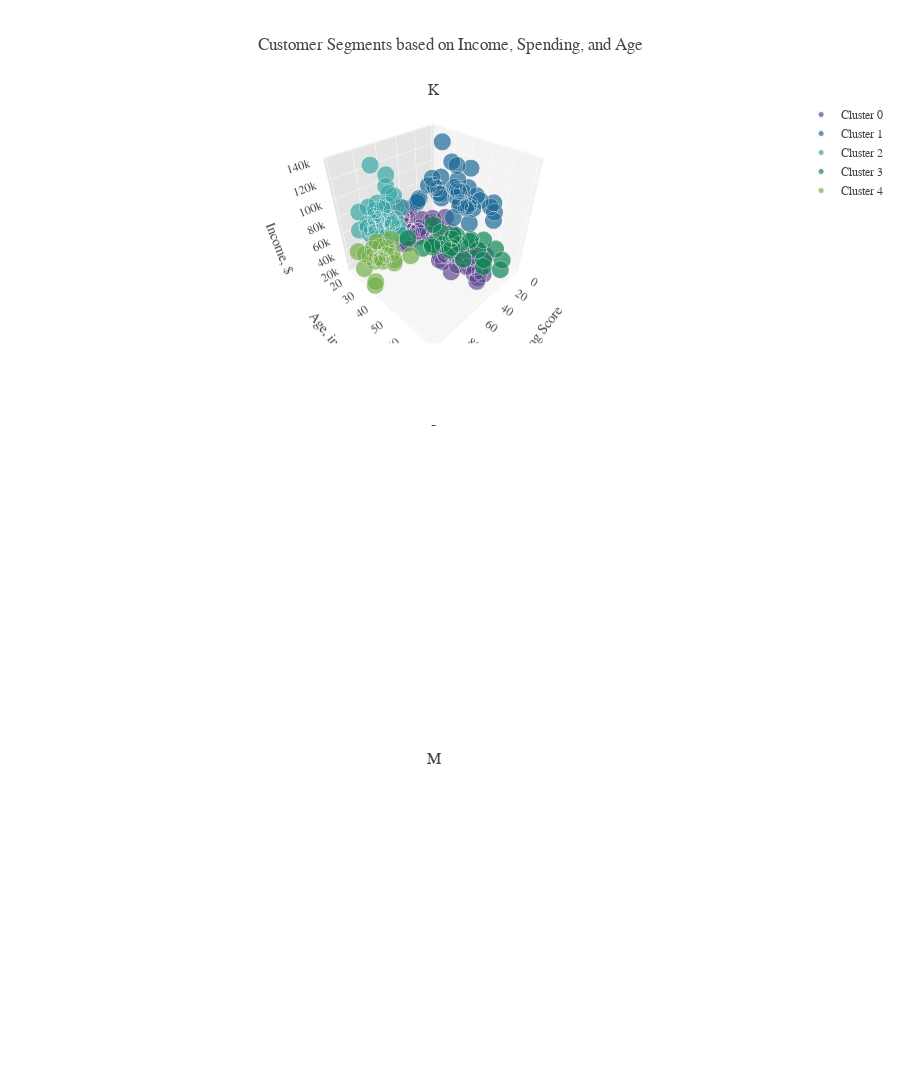

Notebook source saved alongside this figure:
### Markdown cell above
## <b><span style='color:#4F9898'>Summary of K-Means Clustering</span></b>

The K-Means model segments the data into distinct clusters based on customer's spending and income. Cluster 0 in the center of the graph consists of customers with average spending scores, between 35-61, and incomes between \\$40,000 and $71,000. The two clusters on the left, Clusters 1 and 3, both identify customers with lower spending scores that are below 40 and subdivides the groups according to their income. In contrast, Clusters 2 and 4 consist of customers with higher spending scores, above 61, and are further partitioned based on their income.

### Code cell
# Initializing figure with 3 3D subplots
fig = make_subplots(rows=3, cols=1,
                    vertical_spacing=0.1,
                    specs=[[{'type': 'scatter3d'}],
                           [{'type': 'scatter3d'}], 
                           [{'type': 'scatter3d'}]],
                     subplot_titles=("K-Means Clustering with 5 clusters")
                   )

# Adding clusters to scatterplots 
plot_km['K-Means Cluster'] = plot_km['K-Means Cluster'].astype(int)
plot_km=plot_km.sort_values(by='K-Means Cluster')
for i in range(0,5):
    fig.add_trace(go.Scatter3d(x = plot_km[plot_km['K-Means Cluster'] == i]['Spending Score'],
                               y = plot_km[plot_km['K-Means Cluster'] == i]['Age'],
                               z = plot_km[plot_km['K-Means Cluster'] == i]['Annual Income'],                        
                               mode = 'markers', marker=dict(
                                   size=6,  
                                   color = px.colors.qualitative.Prism[i],
                                   line_width = 1,
                                   line_color='#F7F7F7',
                                   opacity=0.7),
                               name = str('Cluster '+str(i)), legendgroup = 1),
                 row=1, col=1)



fig.update_traces(hovertemplate='Customer Spending Score: %{x}<br>Income: $%{z}<br>Age: %{y}')
fig.update_layout(title="Customer Segments based on Income, Spending, and Age",
                  template=temp, height=1800, legend_tracegroupgap = 500,
                  scene=dict(aspectmode='cube',
                             xaxis = dict(title='Spending Score', 
                                          backgroundcolor="#F3F3F3",
                                          gridcolor="white",
                                          showbackground=True,
                                          zerolinecolor="white",),
                             yaxis = dict(title='Age, in years',
                                          backgroundcolor="#E4E4E4",
                                          gridcolor="white",
                                          showbackground=True,
                                          zerolinecolor="white"),
                             zaxis = dict(title='Income, $', 
                                          ticksuffix='k',
                                          backgroundcolor="#F6F6F6",
                                          gridcolor="white",
                                          showbackground=True,
                                          zerolinecolor="white"))
                  )
fig.show()

### Figure 1 — Plotly figure (JSON) as saved in the notebook; plotly's stock layout.template omitted (floating-point values rounded to 4 significant figures)
{"data": [{"hovertemplate": "Customer Spending Score: %{x}<br>Income: $%{z}<br>Age: %{y}", "legendgroup": "1", "marker": {"color": "rgb(95, 70, 144)", "line": {"color": "#F7F7F7", "width": 1}, "opacity": 0.7, "size": 6}, "mode": "markers", "name": "Cluster 0", "scene": "scene", "type": "scatter3d", "x": [49, 47, 50, 42, 41, 48, 59, 55, 42, 56, 50, 43, 48, 52, 54, 42, 46, 42, 48, 52, 56, 46, 54, 51, 46, 50, 41, 45, 42, 60, 60, 52, 42, 42, 47, 55, 61, 55, 50, 46, 59, 54, 53, 48, 52, 42, 51, 43, 41, 44, 57, 46, 58, 55, 60, 46, 55, 41, 47, 56, 55, 55, 49, 57, 56, 40, 58, 35, 52, 40, 43, 49, 51, 59, 50, 48, 59, 47, 59], "y": [20, 47, 27, 48, 23, 49, 67, 26, 32, 49, 66, 68, 66, 65, 19, 38, 19, 21, 18, 67, 70, 53, 31, 27, 69, 51, 47, 50, 47, 59, 33, 49, 31, 29, 27, 50, 31, 19, 19, 54, 49, 26, 45, 40, 23, 49, 57, 63, 67, 46, 21, 48, 55, 22, 34, 50, 68, 18, 59, 60, 38, 70, 60, 50, 27, 38, 40, 43, 24, 40, 51, 48, 63, 18, 43, 68, 19, 32, 54], "z": [61, 60, 60, 61, 62, 62, 62, 62, 60, 62, 63, 63, 63, 63, 63, 64, 64, 62, 65, 47, 46, 46, 43, 46, 44, 44, 43, 43, 49, 43, 42, 42, 40, 40, 40, 40, 39, 46, 65, 63, 65, 54, 54, 54, 54, 54, 54, 65, 54, 54, 54, 54, 57, 57, 58, 58, 59, 59, 54, 50, 54, 49, 50, 67, 67, 67, 69, 71, 60, 60, 67, 60, 48, 48, 48, 48, 48, 48, 47]}, {"hovertemplate": "Customer Spending Score: %{x}<br>Income: $%{z}<br>Age: %{y}", "legendgroup": "1", "marker": {"color": "rgb(29, 105, 150)", "line": {"color": "#F7F7F7", "width": 1}, "opacity": 0.7, "size": 6}, "mode": "markers", "name": "Cluster 1", "scene": "scene", "type": "scatter3d", "x": [10, 7, 15, 13, 12, 16, 1, 1, 27, 5, 26, 20, 40, 18, 10, 13, 35, 36, 29, 5, 14, 5, 8, 23, 17, 15, 16, 32, 39, 28, 9, 20, 11, 17, 34, 22, 24], "y": [19, 44, 58, 52, 25, 47, 37, 34, 36, 19, 50, 42, 28, 32, 36, 40, 56, 48, 23, 20, 59, 57, 33, 34, 41, 46, 47, 37, 41, 45, 47, 44, 59, 43, 25, 34, 54], "z": [74, 73, 88, 88, 77, 78, 78, 78, 87, 81, 85, 86, 76, 137, 87, 87, 79, 77, 70, 73, 93, 75, 113, 103, 103, 98, 120, 97, 99, 126, 71, 78, 71, 78, 72, 78, 101]}, {"hovertemplate": "Customer Spending Score: %{x}<br>Income: $%{z}<br>Age: %{y}", "legendgroup": "1", "marker": {"color": "rgb(56, 166, 165)", "line": {"color": "#F7F7F7", "width": 1}, "opacity": 0.7, "size": 6}, "mode": "markers", "name": "Cluster 2", "scene": "scene", "type": "scatter3d", "x": [83, 97, 85, 63, 74, 75, 69, 93, 72, 91, 95, 77, 71, 88, 73, 95, 75, 87, 91, 75, 79, 68, 69, 97, 75, 90, 74, 78, 92, 89, 90, 86, 83, 88, 93, 88, 76, 86, 73], "y": [30, 30, 36, 32, 32, 36, 32, 32, 35, 39, 40, 31, 31, 29, 32, 33, 39, 32, 38, 38, 35, 28, 27, 28, 28, 35, 32, 30, 36, 27, 34, 32, 29, 39, 31, 29, 38, 30, 30], "z": [137, 99, 103, 87, 126, 85, 103, 75, 74, 69, 71, 70, 72, 73, 73, 86, 71, 76, 113, 71, 120, 101, 88, 77, 87, 93, 77, 78, 87, 78, 78, 97, 79, 78, 81, 98, 78, 88, 78]}, {"hovertemplate": "Customer Spending Score: %{x}<br>Income: $%{z}<br>Age: %{y}", "legendgroup": "1", "marker": {"color": "rgb(15, 133, 84)", "line": {"color": "#F7F7F7", "width": 1}, "opacity": 0.7, "size": 6}, "mode": "markers", "name": "Cluster 3", "scene": "scene", "type": "scatter3d", "x": [31, 39, 4, 28, 26, 35, 17, 14, 4, 36, 6, 13, 3, 14, 15, 6, 35, 35, 5, 14, 32, 29, 40], "y": [40, 19, 60, 49, 36, 65, 42, 49, 53, 48, 20, 37, 64, 67, 58, 35, 35, 35, 46, 54, 45, 52, 31], "z": [29, 15, 30, 39, 37, 38, 34, 33, 33, 39, 16, 20, 19, 19, 20, 18, 21, 24, 25, 28, 28, 23, 17]}, {"hovertemplate": "Customer Spending Score: %{x}<br>Income: $%{z}<br>Age: %{y}", "legendgroup": "1", "marker": {"color": "rgb(115, 175, 72)", "line": {"color": "#F7F7F7", "width": 1}, "opacity": 0.7, "size": 6}, "mode": "markers", "name": "Cluster 4", "scene": "scene", "type": "scatter3d", "x": [77, 87, 79, 81, 66, 92, 98, 75, 73, 82, 76, 72, 92, 94, 73, 77, 65, 81, 73, 99, 73, 61], "y": [24, 23, 22, 21, 20, 18, 35, 20, 30, 29, 22, 30, 24, 23, 21, 23, 24, 21, 25, 35, 31, 35], "z": [20, 29, 20, 33, 21, 33, 23, 37, 34, 28, 17, 19, 38, 18, 30, 16, 39, 15, 24, 19, 25, 28]}], "layout": {"annotations": [{"font": {"size": 16}, "showarrow": false, "text": "K", "x": 0.5, "xanchor": "center", "xref": "paper", "y": 1.0, "yanchor": "bottom", "yref": "paper"}, {"font": {"size": 16}, "showarrow": false, "text": "-", "x": 0.5, "xanchor": "center", "xref": "paper", "y": 0.6333, "yanchor": "bottom", "yref": "paper"}, {"font": {"size": 16}, "showarrow": false, "text": "M", "x": 0.5, "xanchor": "center", "xref": "paper", "y": 0.2667, "yanchor": "bottom", "yref": "paper"}], "height": 1800, "legend": {"tracegroupgap": 500}, "scene": {"aspectmode": "cube", "domain": {"x": [0.0, 1.0], "y": [0.7333, 1.0]}, "xaxis": {"backgroundcolor": "#F3F3F3", "gridcolor": "white", "showbackground": true, "title": {"text": "Spending Score"}, "zerolinecolor": "white"}, "yaxis": {"backgroundcolor": "#E4E4E4", "gridcolor": "white", "showbackground": true, "title": {"text": "Age, in years"}, "zerolinecolor": "white"}, "zaxis": {"backgroundcolor": "#F6F6F6", "gridcolor": "white", "showbackground": true, "ticksuffix": "k", "title": {"text": "Income, $"}, "zerolinecolor": "white"}}, "scene2": {"domain": {"x": [0.0, 1.0], "y": [0.3667, 0.6333]}}, "scene3": {"domain": {"x": [0.0, 1.0], "y": [0.0, 0.2667]}}, "title": {"text": "Customer Segments based on Income, Spending, and Age"}}}
